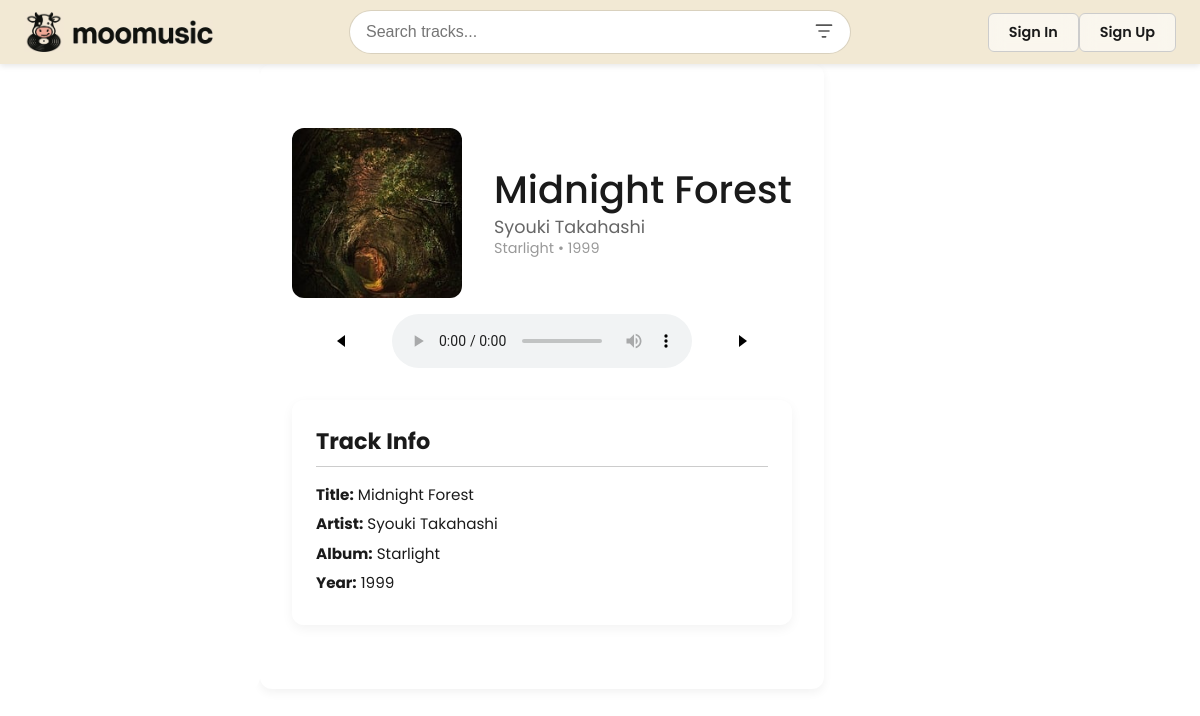
/track/12/, run on the app's committed database.
### pages/models.py (models this page shows, shortened)
class Track(models.Model):
    title       = models.CharField(max_length=200)
    artist      = models.CharField(max_length=200)
    audio_file  = models.FileField(upload_to='tracks/')
    cover_image = models.ImageField(upload_to='covers/', null=True, blank=True)
    album       = models.CharField(max_length=200, null=True, blank=True)
    year        = models.IntegerField(null=True, blank=True)
    class Meta:
        ordering = ['artist', 'title']

### pages/views.py (the view)
# urls.py: path("track/<int:pk>/", views.track, name="track"),
def track(request, pk):
    track = get_object_or_404(Track, pk=pk)
    if request.user.is_authenticated:
        Recent.objects.filter(user=request.user, track=track).delete()
        Recent.objects.create(user=request.user, track=track)
    all_tracks = list(Track.objects.order_by('id'))
    ids = [t.id for t in all_tracks]
    idx = ids.index(track.id)
    prev_track = all_tracks[idx - 1] if idx > 0 else None
    next_track = all_tracks[idx + 1] if idx < len(all_tracks) - 1 else None
    is_fav = (
        request.user.is_authenticated and
        Favourite.objects.filter(user=request.user, track=track).exists()
    )
    recent_songs, favourites, playlists = _get_sidebar_data(request.user)
    return render(request, 'pages/track.html', {
        'track': track,
        'previous_track': prev_track,
        'next_track': next_track,
        'is_fav': is_fav,
        'recent_songs': recent_songs,
        'favourites': favourites,
        'playlists': playlists,
    })

### pages/context_processors.py (called while the page is built, shortened)
def sidebar_data(request):
    return {}

### pages/views.py (called while the page is built, shortened)
def _get_sidebar_data(user):
    recent_songs = []
    favourites = []
    playlists = []
    return recent_songs, favourites, playlists

### templates/pages/track.html (shortened to what this page needs)
{% extends 'base.html' %}
{% load static %}
{% block content %}
<div class="home-container{% if not user.is_authenticated %} no-sidebar{% endif %}">
  <main class="main-content">
    <div class="track-card">
      <div class="track-header">
        <div class="cover-large-wrapper">
          {% if track.cover_image %}
            <img src="{{ track.cover_image.url }}" alt="{{ track.title }}">
          {% else %}
            <img src="/media/default.jpg" alt="{{ track.title }}">
          {% endif %}
        </div>
        <div class="track-details">
          <div class="track-meta">
            <h1 class="track-title">{{ track.title }}</h1>
            <p class="track-artist">{{ track.artist }}</p>
            {% if track.album %}
              <p class="track-album">{{ track.album }} • {{ track.year }}</p>
            {% endif %}
          </div>
        </div>
      </div>
      <div class="player-section">
        <button class="ctrl-btn" onclick="previousTrack()" {% if not previous_track %}disabled{% endif %}>
          <svg width="24" height="24" viewBox="0 0 24 24"><path d="M15 18l-8-6 8-6z"/></svg>
        </button>
        <audio id="player" controls>
          <source src="{{ track.audio_file.url }}" type="audio/mpeg">
        </audio>
        <button class="ctrl-btn" onclick="nextTrack()" {% if not next_track %}disabled{% endif %}>
          <svg width="24" height="24" viewBox="0 0 24 24"><path d="M9 6l8 6-8 6z"/></svg>
        </button>
      </div>
      <section class="track-metadata">
        <h2>Track Info</h2>
        <ul>
          <li><strong>Title:</strong> {{ track.title }}</li>
          <li><strong>Artist:</strong> {{ track.artist }}</li>
          {% if track.album %}
            <li><strong>Album:</strong> {{ track.album }}</li>
          {% endif %}
          {% if track.year %}
            <li><strong>Year:</strong> {{ track.year }}</li>
          {% endif %}
        </ul>
      </section>
    </div>
  </main>
</div>
{% endblock %}

### pages/static/css/layout.css (style rules this page uses)
:root { --sidebar-w: 260px; --main-max: 1000px; --gap: 2rem; }

### pages/static/css/base.css (style rules this page uses)
:root { --clr-bg: #ffffff; --clr-text: #1a1a1a; --clr-muted: #888; --clr-accent: #f2e9d4; --clr-accent-dark: #d8c69a; --clr-glass: rgba(255, 255, 255, 0.4); --clr-glass-strong: rgba(255, 255, 255, 0.6); --shadow-soft: 0 8px 24px rgba(0, 0, 0, 0.1); --radius: 12px; --shadow-soft: 0 4px 10px rgba(0, 0, 0, 0.05); --border-light: #e0e0e0; }
* { scrollbar-width: thin; scrollbar-color: rgba(0, 0, 0, 0.1) transparent; }
*, *::before, *::after { box-sizing: border-box; margin: 0; padding: 0; }
body { font-family: "Poppins", sans-serif; color: var(--clr-text); display: flex; flex-direction: column; min-height: 100vh; background-color: var(--clr-bg); }

### pages/static/css/components.css (style rules this page uses)
.home-container { display: flex; align-items: flex-start; gap: 2rem; padding: 2rem 1rem; }
.main-content { flex: 1; max-width: 1000px; width: 100%; display: flex; flex-direction: column; gap: 2rem; }

### pages/static/css/track.css (style rules this page uses)
.track-header { display: flex; align-items: center; gap: 2rem; }
.cover-large-wrapper { width: 170px; height: 170px; border-radius: 12px; overflow: hidden; }
.cover-large-wrapper img { width: 100%; height: 100%; object-fit: cover; }
.track-details h1 { font-size: 2.4rem; margin-bottom: 0.2rem; }
.track-details .track-artist { font-size: 1.1rem; color: #666; }
.track-details .track-album { font-size: 0.9rem; color: #999; }
.player-section { display: flex; align-items: center; gap: 1.5rem; justify-content: center; margin-top: 1rem; }
.ctrl-btn { background: var(--clr-glass); backdrop-filter: blur(8px); border: none; border-radius: 50%; width: 52px; height: 52px; display: flex; align-items: center; justify-content: center; transition: background 0.2s; }
.track-details { display: flex; justify-content: space-between; align-items: center; gap: 2rem; flex-wrap: wrap; flex: 1; }
.track-meta { flex-grow: 1; min-width: 200px; }
.track-metadata { margin-top: 2rem; padding: 1.5rem; background: var(--clr-glass); border-radius: 12px; backdrop-filter: blur(6px); box-shadow: 0 4px 12px rgba(0,0,0,0.05); color: var(--clr-text); }
.track-metadata h2 { margin-bottom: 1rem; font-size: 1.4rem; border-bottom: 1px solid #ccc; padding-bottom: 0.5rem; }
.track-metadata ul { list-style: none; padding-left: 0; }
.track-metadata li { margin: 0.4rem 0; font-size: 0.95rem; }

### pages/static/css/elements/navbar.css (style rules this page uses)
.track-title { font-size: 0.95rem; font-weight: 500; line-height: 1.2; }
.track-artist { font-size: 0.8rem; color: var(--clr-muted); margin-top: 0.15rem; line-height: 1.2; }

### pages/static/css/elements/sidebar.css (style rules this page uses)
.track-title { font-size: 0.95rem; font-weight: 500; }
.track-artist { font-size: 0.8rem; color: var(--clr-muted); margin-top: 0.15rem; }

### data on the page
Track: cover_image (picture), title "Midnight Forest", artist "Syouki Takahashi", album "Starlight", year "1999"
